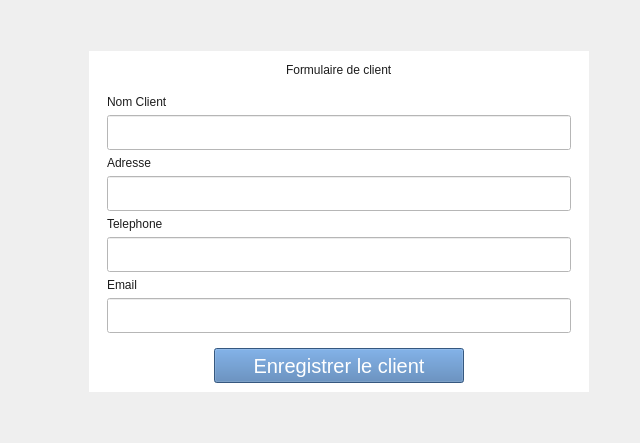
             <widget class="QWidget" name="tab_formulaire_client">
              <attribute name="title">
               <string>Formulaire Client</string>
              </attribute>
              <layout class="QHBoxLayout" name="horizontalLayout_11">
               <item>
                <layout class="QVBoxLayout" name="verticalLayout_16">
                 <item>
                  <spacer name="verticalSpacer_16">
                   <property name="orientation">
                    <enum>Qt::Vertical</enum>
                   </property>
                   <property name="sizeHint" stdset="0">
                    <size>
                     <width>20</width>
                     <height>40</height>
                    </size>
                   </property>
                  </spacer>
                 </item>
                 <item>
                  <layout class="QHBoxLayout" name="horizontalLayout_47">
                   <item>
                    <spacer name="horizontalSpacer_33">
                     <property name="orientation">
                      <enum>Qt::Horizontal</enum>
                     </property>
                     <property name="sizeHint" stdset="0">
                      <size>
                       <width>78</width>
                       <height>20</height>
                      </size>
                     </property>
                    </spacer>
                   </item>
                   <item>
                    <widget class="QWidget" name="widget_7" native="true">
                     <property name="minimumSize">
                      <size>
                       <width>500</width>
                       <height>0</height>
                      </size>
                     </property>
                     <property name="maximumSize">
                      <size>
                       <width>500</width>
                       <height>16777215</height>
                      </size>
                     </property>
                     <property name="styleSheet">
                      <string notr="true">background: #fff;
color: #1c1c1c;</string>
                     </property>
                     <layout class="QVBoxLayout" name="verticalLayout_17">
                      <item>
                       <layout class="QHBoxLayout" name="horizontalLayout_48">
                        <item>
                         <spacer name="horizontalSpacer_34">
                          <property name="orientation">
                           <enum>Qt::Horizontal</enum>
                          </property>
                          <property name="sizeHint" stdset="0">
                           <size>
                            <width>40</width>
                            <height>20</height>
                           </size>
                          </property>
                         </spacer>
                        </item>
                        <item>
                         <widget class="QLabel" name="label_21">
                          <property name="text">
                           <string>Formulaire de client</string>
                          </property>
                         </widget>
                        </item>
                        <item>
                         <spacer name="horizontalSpacer_35">
                          <property name="orientation">
                           <enum>Qt::Horizontal</enum>
                          </property>
                          <property name="sizeHint" stdset="0">
                           <size>
                            <width>40</width>
                            <height>20</height>
                           </size>
                          </property>
                         </spacer>
                        </item>
                       </layout>
                      </item>
                      <item>
                       <layout class="QHBoxLayout" name="horizontalLayout_49">
                        <item>
                         <widget class="QWidget" name="widget_8" native="true">
                          <layout class="QGridLayout" name="gridLayout_3">
                           <item row="4" column="0">
                            <widget class="QLabel" name="label_24">
                             <property name="text">
                              <string>Telephone</string>
                             </property>
                            </widget>
                           </item>
                           <item row="2" column="0">
                            <widget class="QLabel" name="label_22">
                             <property name="text">
                              <string>Adresse</string>
                             </property>
                            </widget>
                           </item>
                           <item row="1" column="0">
                            <widget class="QLineEdit" name="lineEdit_9">
                             <property name="minimumSize">
                              <size>
                               <width>0</width>
                               <height>35</height>
                              </size>
                             </property>
                             <property name="maximumSize">
                              <size>
                               <width>16777215</width>
                               <height>35</height>
                              </size>
                             </property>
                            </widget>
                           </item>
                           <item row="6" column="0">
                            <widget class="QLabel" name="label_25">
                             <property name="text">
                              <string>Email</string>
                             </property>
                            </widget>
                           </item>
                           <item row="0" column="0">
                            <widget class="QLabel" name="label_23">
                             <property name="text">
                              <string>Nom Client</string>
                             </property>
                            </widget>
                           </item>
                           <item row="3" column="0">
                            <widget class="QLineEdit" name="lineEdit_8">
                             <property name="minimumSize">
                              <size>
                               <width>0</width>
                               <height>35</height>
                              </size>
                             </property>
                             <property name="maximumSize">
                              <size>
                               <width>16777215</width>
                               <height>35</height>
                              </size>
                             </property>
                            </widget>
                           </item>
                           <item row="5" column="0">
                            <widget class="QLineEdit" name="lineEdit_4">
                             <property name="minimumSize">
                              <size>
                               <width>0</width>
                               <height>35</height>
                              </size>
                             </property>
                             <property name="maximumSize">
                              <size>
                               <width>16777215</width>
                               <height>35</height>
                              </size>
                             </property>
                            </widget>
                           </item>
                           <item row="7" column="0">
                            <widget class="QLineEdit" name="lineEdit_10">
                             <property name="minimumSize">
                              <size>
                               <width>0</width>
                               <height>35</height>
                              </size>
                             </property>
                             <property name="maximumSize">
                              <size>
                               <width>16777215</width>
                               <height>35</height>
                              </size>
                             </property>
                            </widget>
                           </item>
                          </layout>
                         </widget>
                        </item>
                       </layout>
                      </item>
                      <item>
                       <layout class="QHBoxLayout" name="horizontalLayout_50">
                        <item>
                         <widget class="QPushButton" name="save_client_btn">
                          <property name="minimumSize">
                           <size>
                            <width>250</width>
                            <height>35</height>
                           </size>
                          </property>
                          <property name="maximumSize">
                           <size>
                            <width>250</width>
                            <height>35</height>
                           </size>
                          </property>
                          <property name="styleSheet">
                           <string notr="true">background: #4b7bb2;
color: #fff;
font-size: 20px;
padding: 0;</string>
                          </property>
                          <property name="text">
                           <string>Enregistrer le client</string>
                          </property>
                         </widget>
                        </item>
                       </layout>
                      </item>
                     </layout>
                    </widget>
                   </item>
                   <item>
                    <spacer name="horizontalSpacer_36">
                     <property name="orientation">
                      <enum>Qt::Horizontal</enum>
                     </property>
                     <property name="sizeHint" stdset="0">
                      <size>
                       <width>40</width>
                       <height>20</height>
                      </size>
                     </property>
                    </spacer>
                   </item>
                  </layout>
                 </item>
                 <item>
                  <spacer name="verticalSpacer_17">
                   <property name="orientation">
                    <enum>Qt::Vertical</enum>
                   </property>
                   <property name="sizeHint" stdset="0">
                    <size>
                     <width>20</width>
                     <height>40</height>
                    </size>
                   </property>
                  </spacer>
                 </item>
                </layout>
               </item>
              </layout>
             </widget>
